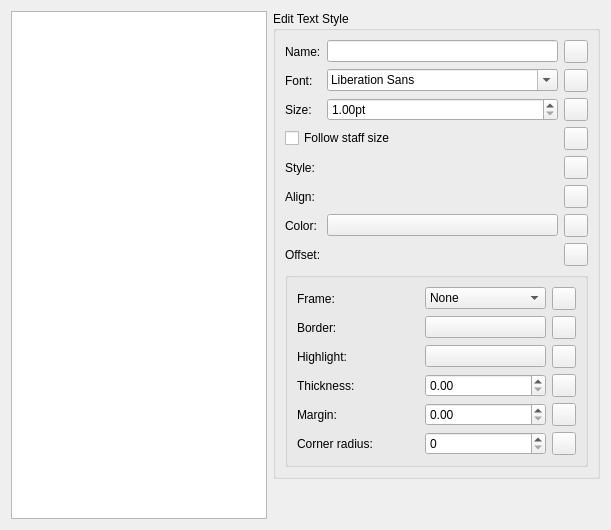
      <widget class="QWidget" name="PageTextStyles">
       <layout class="QGridLayout" name="gridLayout_41">
        <item row="0" column="1">
         <widget class="QGroupBox" name="showMeasureNumber_8">
          <property name="sizePolicy">
           <sizepolicy hsizetype="Preferred" vsizetype="Preferred">
            <horstretch>0</horstretch>
            <verstretch>0</verstretch>
           </sizepolicy>
          </property>
          <property name="title">
           <string>Edit Text Style</string>
          </property>
          <layout class="QGridLayout" name="_12">
           <item row="4" column="0">
            <widget class="QLabel" name="label_209">
             <property name="text">
              <string>Style:</string>
             </property>
            </widget>
           </item>
           <item row="3" column="2">
            <widget class="QToolButton" name="resetTextStyleSpatiumDependent">
             <property name="toolTip">
              <string>Reset to default</string>
             </property>
             <property name="accessibleName">
              <string>Reset 'Follow staff size' value</string>
             </property>
             <property name="text">
              <string notr="true"/>
             </property>
             <property name="icon">
              <iconset resource="musescore.qrc">
               <normaloff>:/data/icons/edit-reset.svg</normaloff>:/data/icons/edit-reset.svg</iconset>
             </property>
            </widget>
           </item>
           <item row="4" column="2">
            <widget class="QToolButton" name="resetTextStyleFontStyle">
             <property name="toolTip">
              <string>Reset to default</string>
             </property>
             <property name="accessibleName">
              <string>Reset 'Font style' values</string>
             </property>
             <property name="text">
              <string notr="true"/>
             </property>
             <property name="icon">
              <iconset resource="musescore.qrc">
               <normaloff>:/data/icons/edit-reset.svg</normaloff>:/data/icons/edit-reset.svg</iconset>
             </property>
            </widget>
           </item>
           <item row="2" column="2">
            <widget class="QToolButton" name="resetTextStyleFontSize">
             <property name="toolTip">
              <string>Reset to default</string>
             </property>
             <property name="accessibleName">
              <string>Reset 'Font size' value</string>
             </property>
             <property name="text">
              <string notr="true"/>
             </property>
             <property name="icon">
              <iconset resource="musescore.qrc">
               <normaloff>:/data/icons/edit-reset.svg</normaloff>:/data/icons/edit-reset.svg</iconset>
             </property>
            </widget>
           </item>
           <item row="0" column="2">
            <widget class="QToolButton" name="resetTextStyleName">
             <property name="toolTip">
              <string>Reset to default</string>
             </property>
             <property name="accessibleName">
              <string>Reset 'Name' value</string>
             </property>
             <property name="text">
              <string notr="true"/>
             </property>
             <property name="icon">
              <iconset resource="musescore.qrc">
               <normaloff>:/data/icons/edit-reset.svg</normaloff>:/data/icons/edit-reset.svg</iconset>
             </property>
            </widget>
           </item>
           <item row="0" column="0">
            <widget class="QLabel" name="labelStyleName">
             <property name="text">
              <string>Name:</string>
             </property>
            </widget>
           </item>
           <item row="5" column="1">
            <widget class="Ms::AlignSelect" name="textStyleAlign" native="true"/>
           </item>
           <item row="1" column="2">
            <widget class="QToolButton" name="resetTextStyleFontFace">
             <property name="toolTip">
              <string>Reset to default</string>
             </property>
             <property name="accessibleName">
              <string>Reset 'Font face' value</string>
             </property>
             <property name="text">
              <string notr="true"/>
             </property>
             <property name="icon">
              <iconset resource="musescore.qrc">
               <normaloff>:/data/icons/edit-reset.svg</normaloff>:/data/icons/edit-reset.svg</iconset>
             </property>
            </widget>
           </item>
           <item row="7" column="2">
            <widget class="QToolButton" name="resetTextStyleOffset">
             <property name="toolTip">
              <string>Reset to default</string>
             </property>
             <property name="accessibleName">
              <string>Reset 'Offset' values</string>
             </property>
             <property name="text">
              <string notr="true"/>
             </property>
             <property name="icon">
              <iconset resource="musescore.qrc">
               <normaloff>:/data/icons/edit-reset.svg</normaloff>:/data/icons/edit-reset.svg</iconset>
             </property>
            </widget>
           </item>
           <item row="5" column="0">
            <widget class="QLabel" name="label_210">
             <property name="text">
              <string>Align:</string>
             </property>
            </widget>
           </item>
           <item row="6" column="2">
            <widget class="QToolButton" name="resetTextStyleColor">
             <property name="toolTip">
              <string>Reset to default</string>
             </property>
             <property name="accessibleName">
              <string>Reset 'Color' value</string>
             </property>
             <property name="text">
              <string notr="true"/>
             </property>
             <property name="icon">
              <iconset resource="musescore.qrc">
               <normaloff>:/data/icons/edit-reset.svg</normaloff>:/data/icons/edit-reset.svg</iconset>
             </property>
            </widget>
           </item>
           <item row="9" column="0" colspan="3">
            <widget class="QGroupBox" name="groupBox_40">
             <property name="title">
              <string/>
             </property>
             <layout class="QGridLayout" name="gridLayout_38">
              <item row="0" column="0">
               <widget class="QLabel" name="label_202">
                <property name="text">
                 <string>Frame:</string>
                </property>
               </widget>
              </item>
              <item row="0" column="1">
               <widget class="QComboBox" name="textStyleFrameType">
                <item>
                 <property name="text">
                  <string notr="true">None</string>
                 </property>
                </item>
                <item>
                 <property name="text">
                  <string notr="true">Rectangle</string>
                 </property>
                </item>
                <item>
                 <property name="text">
                  <string>Circle</string>
                 </property>
                </item>
               </widget>
              </item>
              <item row="0" column="2">
               <widget class="QToolButton" name="resetTextStyleFrameType">
                <property name="toolTip">
                 <string>Reset to default</string>
                </property>
                <property name="accessibleName">
                 <string>Reset 'Frame' value</string>
                </property>
                <property name="text">
                 <string notr="true"/>
                </property>
                <property name="icon">
                 <iconset resource="musescore.qrc">
                  <normaloff>:/data/icons/edit-reset.svg</normaloff>:/data/icons/edit-reset.svg</iconset>
                </property>
               </widget>
              </item>
              <item row="1" column="0" colspan="3">
               <widget class="QWidget" name="frameWidget" native="true">
                <layout class="QGridLayout" name="gridLayout_43">
                 <property name="leftMargin">
                  <number>0</number>
                 </property>
                 <property name="topMargin">
                  <number>0</number>
                 </property>
                 <property name="rightMargin">
                  <number>0</number>
                 </property>
                 <property name="bottomMargin">
                  <number>0</number>
                 </property>
                 <item row="0" column="1">
                  <widget class="Awl::ColorLabel" name="textStyleFrameForeground">
                  </widget>
                 </item>
                 <item row="2" column="0">
                  <widget class="QLabel" name="label_205">
                   <property name="text">
                    <string>Thickness:</string>
                   </property>
                  </widget>
                 </item>
                 <item row="4" column="1">
                  <widget class="QDoubleSpinBox" name="textStyleFrameBorderRadius">
                   <property name="decimals">
                    <number>0</number>
                   </property>
                  </widget>
                 </item>
                 <item row="1" column="2">
                  <widget class="QToolButton" name="resetTextStyleFrameBackground">
                   <property name="toolTip">
                    <string>Reset to default</string>
                   </property>
                   <property name="accessibleName">
                    <string>Reset 'Background' value</string>
                   </property>
                   <property name="text">
                    <string notr="true"/>
                   </property>
                   <property name="icon">
                    <iconset resource="musescore.qrc">
                     <normaloff>:/data/icons/edit-reset.svg</normaloff>:/data/icons/edit-reset.svg</iconset>
                   </property>
                  </widget>
                 </item>
                 <item row="0" column="2">
                  <widget class="QToolButton" name="resetTextStyleFrameForeground">
                   <property name="toolTip">
                    <string>Reset to default</string>
                   </property>
                   <property name="accessibleName">
                    <string>Reset 'Border' value</string>
                   </property>
                   <property name="text">
                    <string notr="true"/>
                   </property>
                   <property name="icon">
                    <iconset resource="musescore.qrc">
                     <normaloff>:/data/icons/edit-reset.svg</normaloff>:/data/icons/edit-reset.svg</iconset>
                   </property>
                  </widget>
                 </item>
                 <item row="3" column="0">
                  <widget class="QLabel" name="label_206">
                   <property name="text">
                    <string>Margin:</string>
                   </property>
                  </widget>
                 </item>
                 <item row="4" column="0">
                  <widget class="QLabel" name="label_212">
                   <property name="text">
                    <string>Corner radius:</string>
                   </property>
                  </widget>
                 </item>
                 <item row="2" column="2">
                  <widget class="QToolButton" name="resetTextStyleFrameBorder">
                   <property name="toolTip">
                    <string>Reset to default</string>
                   </property>
                   <property name="accessibleName">
                    <string>Reset 'Border' value</string>
                   </property>
                   <property name="text">
                    <string notr="true"/>
                   </property>
                   <property name="icon">
                    <iconset resource="musescore.qrc">
                     <normaloff>:/data/icons/edit-reset.svg</normaloff>:/data/icons/edit-reset.svg</iconset>
                   </property>
                  </widget>
                 </item>
                 <item row="3" column="1">
                  <widget class="QDoubleSpinBox" name="textStyleFramePadding"/>
                 </item>
                 <item row="1" column="1">
                  <widget class="Awl::ColorLabel" name="textStyleFrameBackground">
                  </widget>
                 </item>
                 <item row="3" column="2">
                  <widget class="QToolButton" name="resetTextStyleFramePadding">
                   <property name="toolTip">
                    <string>Reset to default</string>
                   </property>
                   <property name="accessibleName">
                    <string>Reset 'Margin' value</string>
                   </property>
                   <property name="text">
                    <string notr="true"/>
                   </property>
                   <property name="icon">
                    <iconset resource="musescore.qrc">
                     <normaloff>:/data/icons/edit-reset.svg</normaloff>:/data/icons/edit-reset.svg</iconset>
                   </property>
                  </widget>
                 </item>
                 <item row="2" column="1">
                  <widget class="QDoubleSpinBox" name="textStyleFrameBorder"/>
                 </item>
                 <item row="0" column="0">
                  <widget class="QLabel" name="label_203">
                   <property name="text">
                    <string>Border:</string>
                   </property>
                  </widget>
                 </item>
                 <item row="1" column="0">
                  <widget class="QLabel" name="label_204">
                   <property name="text">
                    <string>Highlight:</string>
                   </property>
                  </widget>
                 </item>
                 <item row="4" column="2">
                  <widget class="QToolButton" name="resetTextStyleFrameBorderRadius">
                   <property name="toolTip">
                    <string>Reset to default</string>
                   </property>
                   <property name="accessibleName">
                    <string>Reset 'Corner radius' value</string>
                   </property>
                   <property name="text">
                    <string notr="true"/>
                   </property>
                   <property name="icon">
                    <iconset resource="musescore.qrc">
                     <normaloff>:/data/icons/edit-reset.svg</normaloff>:/data/icons/edit-reset.svg</iconset>
                   </property>
                  </widget>
                 </item>
                </layout>
               </widget>
              </item>
             </layout>
            </widget>
           </item>
           <item row="6" column="1">
            <widget class="Awl::ColorLabel" name="textStyleColor">
            </widget>
           </item>
           <item row="7" column="1">
            <widget class="Ms::OffsetSelect" name="textStyleOffset" native="true"/>
           </item>
           <item row="5" column="2">
            <widget class="QToolButton" name="resetTextStyleAlign">
             <property name="toolTip">
              <string>Reset to default</string>
             </property>
             <property name="accessibleName">
              <string>Reset 'Align' values</string>
             </property>
             <property name="text">
              <string notr="true"/>
             </property>
             <property name="icon">
              <iconset resource="musescore.qrc">
               <normaloff>:/data/icons/edit-reset.svg</normaloff>:/data/icons/edit-reset.svg</iconset>
             </property>
            </widget>
           </item>
           <item row="7" column="0">
            <widget class="QLabel" name="label_186">
             <property name="text">
              <string>Offset:</string>
             </property>
            </widget>
           </item>
           <item row="1" column="1">
            <widget class="QFontComboBox" name="textStyleFontFace">
             <property name="sizePolicy">
              <sizepolicy hsizetype="Expanding" vsizetype="Fixed">
               <horstretch>0</horstretch>
               <verstretch>0</verstretch>
              </sizepolicy>
             </property>
            </widget>
           </item>
           <item row="1" column="0">
            <widget class="QLabel" name="label_208">
             <property name="text">
              <string>Font:</string>
             </property>
            </widget>
           </item>
           <item row="2" column="0">
            <widget class="QLabel" name="label_207">
             <property name="text">
              <string>Size:</string>
             </property>
            </widget>
           </item>
           <item row="6" column="0">
            <widget class="QLabel" name="textStyleColorLabel">
             <property name="text">
              <string>Color:</string>
             </property>
            </widget>
           </item>
           <item row="3" column="0" colspan="2">
            <widget class="QCheckBox" name="textStyleSpatiumDependent">
             <property name="text">
              <string>Follow staff size</string>
             </property>
            </widget>
           </item>
           <item row="4" column="1">
            <widget class="Ms::FontStyleSelect" name="textStyleFontStyle" native="true"/>
           </item>
           <item row="0" column="1">
            <widget class="QLineEdit" name="styleName"/>
           </item>
           <item row="2" column="1">
            <widget class="QDoubleSpinBox" name="textStyleFontSize">
             <property name="suffix">
              <string>pt</string>
             </property>
             <property name="minimum">
              <double>1.000000000000000</double>
             </property>
            </widget>
           </item>
          </layout>
         </widget>
        </item>
        <item row="1" column="1">
         <spacer name="verticalSpacer_32">
          <property name="orientation">
           <enum>Qt::Vertical</enum>
          </property>
          <property name="sizeHint" stdset="0">
           <size>
            <width>20</width>
            <height>40</height>
           </size>
          </property>
         </spacer>
        </item>
        <item row="0" column="0" rowspan="2">
         <widget class="QListWidget" name="textStyles">
          <property name="sizePolicy">
           <sizepolicy hsizetype="Expanding" vsizetype="Expanding">
            <horstretch>0</horstretch>
            <verstretch>0</verstretch>
           </sizepolicy>
          </property>
         </widget>
        </item>
       </layout>
      </widget>
